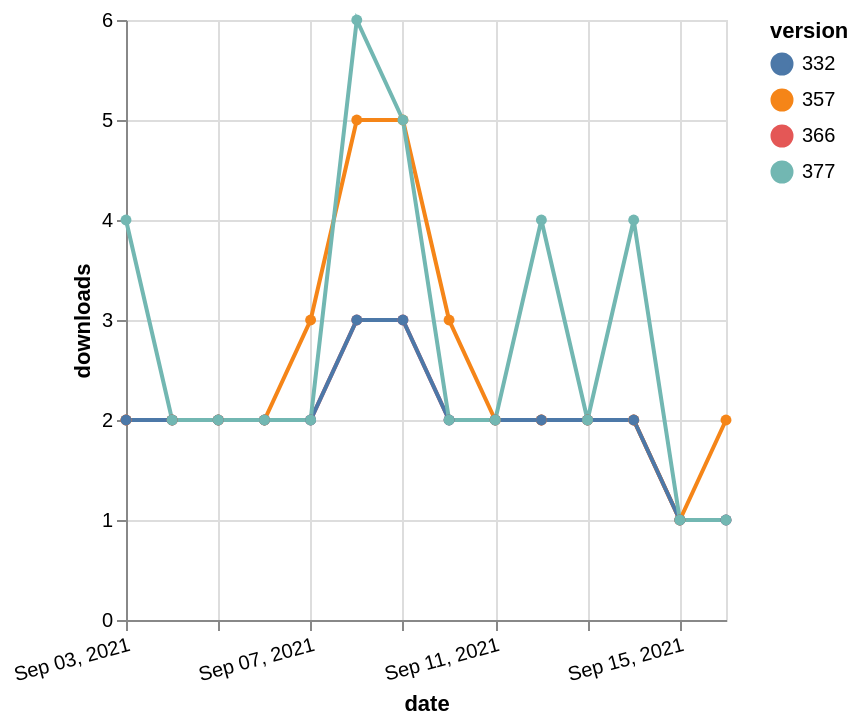

Write the Vega-Lite specification saved for this chart.
### Vega-Lite specification from a JSON file in a GitHub repository (floating-point values rounded to 4 significant figures)
{"$schema": "https://vega.github.io/schema/vega-lite/v5.json", "description": "A simple bar chart with embedded data.", "data": {"values": [{"date": "2021-09-03", "total": 2325, "delta": 2, "version": "366"}, {"date": "2021-09-04", "total": 2327, "delta": 2, "version": "366"}, {"date": "2021-09-05", "total": 2329, "delta": 2, "version": "366"}, {"date": "2021-09-06", "total": 2331, "delta": 2, "version": "366"}, {"date": "2021-09-07", "total": 2333, "delta": 2, "version": "366"}, {"date": "2021-09-08", "total": 2336, "delta": 3, "version": "366"}, {"date": "2021-09-09", "total": 2339, "delta": 3, "version": "366"}, {"date": "2021-09-10", "total": 2341, "delta": 2, "version": "366"}, {"date": "2021-09-11", "total": 2343, "delta": 2, "version": "366"}, {"date": "2021-09-12", "total": 2345, "delta": 2, "version": "366"}, {"date": "2021-09-13", "total": 2347, "delta": 2, "version": "366"}, {"date": "2021-09-14", "total": 2349, "delta": 2, "version": "366"}, {"date": "2021-09-15", "total": 2350, "delta": 1, "version": "366"}, {"date": "2021-09-16", "total": 2351, "delta": 1, "version": "366"}, {"date": "2021-09-03", "total": 2907, "delta": 2, "version": "357"}, {"date": "2021-09-04", "total": 2909, "delta": 2, "version": "357"}, {"date": "2021-09-05", "total": 2911, "delta": 2, "version": "357"}, {"date": "2021-09-06", "total": 2913, "delta": 2, "version": "357"}, {"date": "2021-09-07", "total": 2916, "delta": 3, "version": "357"}, {"date": "2021-09-08", "total": 2921, "delta": 5, "version": "357"}, {"date": "2021-09-09", "total": 2926, "delta": 5, "version": "357"}, {"date": "2021-09-10", "total": 2929, "delta": 3, "version": "357"}, {"date": "2021-09-11", "total": 2931, "delta": 2, "version": "357"}, {"date": "2021-09-12", "total": 2933, "delta": 2, "version": "357"}, {"date": "2021-09-13", "total": 2935, "delta": 2, "version": "357"}, {"date": "2021-09-14", "total": 2937, "delta": 2, "version": "357"}, {"date": "2021-09-15", "total": 2938, "delta": 1, "version": "357"}, {"date": "2021-09-16", "total": 2940, "delta": 2, "version": "357"}, {"date": "2021-09-03", "total": 2795, "delta": 2, "version": "332"}, {"date": "2021-09-04", "total": 2797, "delta": 2, "version": "332"}, {"date": "2021-09-05", "total": 2799, "delta": 2, "version": "332"}, {"date": "2021-09-06", "total": 2801, "delta": 2, "version": "332"}, {"date": "2021-09-07", "total": 2803, "delta": 2, "version": "332"}, {"date": "2021-09-08", "total": 2806, "delta": 3, "version": "332"}, {"date": "2021-09-09", "total": 2809, "delta": 3, "version": "332"}, {"date": "2021-09-10", "total": 2811, "delta": 2, "version": "332"}, {"date": "2021-09-11", "total": 2813, "delta": 2, "version": "332"}, {"date": "2021-09-12", "total": 2815, "delta": 2, "version": "332"}, {"date": "2021-09-13", "total": 2817, "delta": 2, "version": "332"}, {"date": "2021-09-14", "total": 2819, "delta": 2, "version": "332"}, {"date": "2021-09-15", "total": 2820, "delta": 1, "version": "332"}, {"date": "2021-09-16", "total": 2821, "delta": 1, "version": "332"}, {"date": "2021-09-03", "total": 2122, "delta": 4, "version": "377"}, {"date": "2021-09-04", "total": 2124, "delta": 2, "version": "377"}, {"date": "2021-09-05", "total": 2126, "delta": 2, "version": "377"}, {"date": "2021-09-06", "total": 2128, "delta": 2, "version": "377"}, {"date": "2021-09-07", "total": 2130, "delta": 2, "version": "377"}, {"date": "2021-09-08", "total": 2136, "delta": 6, "version": "377"}, {"date": "2021-09-09", "total": 2141, "delta": 5, "version": "377"}, {"date": "2021-09-10", "total": 2143, "delta": 2, "version": "377"}, {"date": "2021-09-11", "total": 2145, "delta": 2, "version": "377"}, {"date": "2021-09-12", "total": 2149, "delta": 4, "version": "377"}, {"date": "2021-09-13", "total": 2151, "delta": 2, "version": "377"}, {"date": "2021-09-14", "total": 2155, "delta": 4, "version": "377"}, {"date": "2021-09-15", "total": 2156, "delta": 1, "version": "377"}, {"date": "2021-09-16", "total": 2157, "delta": 1, "version": "377"}]}, "width": "container", "mark": {"type": "line", "point": {"filled": true}}, "encoding": {"x": {"field": "date", "type": "temporal", "timeUnit": "yearmonthdate", "title": "date", "axis": {"labelAngle": -15}}, "y": {"field": "delta", "type": "quantitative", "title": "downloads"}, "color": {"field": "version", "type": "nominal"}, "tooltip": {"field": "delta"}}}
